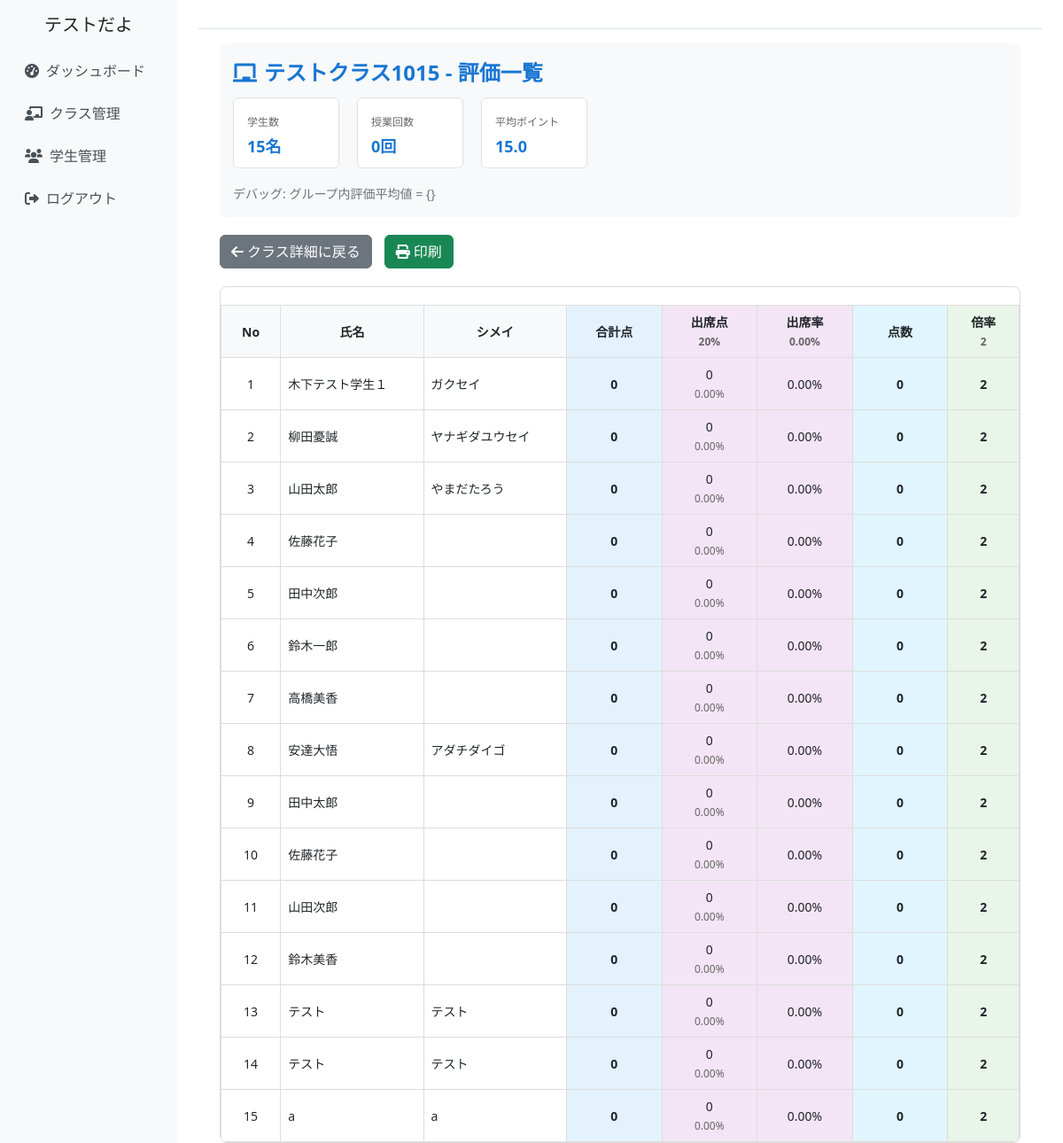
The app's page /classes/11/evaluation/ (signed in) with its own data.
### school_management/models.py (models this page shows, shortened)
class CustomUser(AbstractUser):
    ROLE_CHOICES = [
        ('admin', '管理者'),
        ('teacher', '教員'),
        ('student', '学生'),
    ]
    username = None  # usernameフィールドを無効化
    email = models.EmailField(unique=True, null=True, blank=True)
    full_name = models.CharField(max_length=100, verbose_name='氏名')
    furigana = models.CharField(max_length=100, blank=True, verbose_name='ふりがな')
    points = models.IntegerField(default=0, verbose_name='ポイント')
    role = models.CharField(
        max_length=10,
        choices=ROLE_CHOICES,
        default='student',
        verbose_name='役割'
    )
    student_number = models.CharField(max_length=20, blank=True, verbose_name='学籍番号')
    teacher_id = models.CharField(max_length=20, blank=True, verbose_name='教員ID')
    created_at = models.DateTimeField(auto_now_add=True, verbose_name='登録日時')
    updated_at = models.DateTimeField(auto_now=True, verbose_name='更新日時')
    groups = models.ManyToManyField(
        'auth.Group',
        verbose_name='groups',
        blank=True,
        help_text='The groups this user belongs to.',
        related_name="customuser_set",
        related_query_name="customuser",
    )
    user_permissions = models.ManyToManyField(
        'auth.Permission',
        verbose_name='user permissions',
        blank=True,
        help_text='Specific permissions for this user.',
        related_name="customuser_set",
        related_query_name="customuser",
    )
    USERNAME_FIELD = 'email'
    REQUIRED_FIELDS = ['full_name']
    objects = CustomUserManager()
    class Meta:
        verbose_name = 'ユーザー'
        verbose_name_plural = 'ユーザー'

class ClassRoom(models.Model):
    SEMESTER_CHOICES = [
        ('first', '前期'),
        ('second', '後期'),
    ]
    class_name = models.CharField(max_length=100, verbose_name='クラス名')
    year = models.IntegerField(verbose_name='年度')
    semester = models.CharField(max_length=10, choices=SEMESTER_CHOICES, verbose_name='学期')
    teachers = models.ManyToManyField(Teacher, verbose_name='担当教員', related_name='classrooms')
    students = models.ManyToManyField(Student, blank=True, verbose_name='学生')
    created_at = models.DateTimeField(auto_now_add=True)
    updated_at = models.DateTimeField(auto_now=True)
    class Meta:
        verbose_name = 'クラス'
        verbose_name_plural = 'クラス'

### school_management/views.py (the view, shortened to what this page needs)
# urls.py: path('classes/<int:class_id>/evaluation/', views.class_evaluation_view, name='class_evaluation'),
@login_required
def class_evaluation_view(request, class_id):
    classroom = get_object_or_404(ClassRoom, id=class_id, teachers=request.user)
    students = classroom.students.all().order_by('student_number')
    sessions = LessonSession.objects.filter(classroom=classroom).order_by('session_number')
    student_evaluations = []
    for student in students:
        lesson_points = StudentLessonPoints.objects.filter(
            student=student,
            lesson_session__classroom=classroom
        ).select_related('lesson_session').order_by('lesson_session__session_number')
        total_points = sum(point.points for point in lesson_points)
        session_count = lesson_points.count()
        average_points = round(total_points / session_count, 1) if session_count > 0 else 0
        attendance_rate = 100.0 if session_count > 0 else 0.0
        session_data = {}
        total_peer_score = sum(data['peer_score'] for data in session_data.values())
        total_combined_score = sum(data['total_score'] for data in session_data.values())
        student_evaluations.append({
            'student': student,
            'total_points': total_points,
            'total_peer_score': total_peer_score,
            'total_combined_score': total_combined_score,
            'attendance_points': 0,  # 出席点（現在は0）
            'attendance_rate': attendance_rate,
            'multiplied_points': total_combined_score * 2,  # 倍率2倍
            'multiplier': 2,
            'session_data': session_data,
            'session_count': session_count,
            'average_points': average_points,
        })
    session_list = [f"第{session.session_number}回" for session in sessions]
    session_peer_averages = {}
    print(f"Session peer averages: {session_peer_averages}")
    context = {
        'classroom': classroom,
        'student_evaluations': student_evaluations,
        'session_list': session_list,
        'sessions': sessions,  # 日付情報も渡す
        'session_peer_averages': session_peer_averages,  # ピア評価平均値
        'total_sessions': len(session_list),
    }
    return render(request, 'school_management/class_evaluation.html', context)

### school_management/templates/school_management/class_evaluation.html (shortened to what this page needs)
{% extends 'school_management/base.html' %}
{% load static %}
{% load evaluation_filters %}
{% block content %}
<div class="container-fluid">
    <div class="row">
        <div class="col-12">
            <div class="header-info">
                <div class="class-title">
                    <i class="fas fa-chalkboard me-2"></i>{{ classroom.class_name }} - 評価一覧
                </div>
                <div class="class-stats">
                    <div class="stat-item">
                        <div class="stat-label">学生数</div>
                        <div class="stat-value">{{ student_evaluations|length }}名</div>
                    </div>
                    <div class="stat-item">
                        <div class="stat-label">授業回数</div>
                        <div class="stat-value">{{ total_sessions }}回</div>
                    </div>
                    <div class="stat-item">
                        <div class="stat-label">平均ポイント</div>
                        <div class="stat-value">
                            {% if student_evaluations %}
                                {{ student_evaluations|length|floatformat:1 }}
                            {% else %}
                                0
                            {% endif %}
                        </div>
                    </div>
                </div>
                <div class="mt-3">
                    <small class="text-muted">
                        デバッグ: グループ内評価平均値 = {{ session_peer_averages }}<br>
                    </small>
                </div>
            </div>
            <div class="export-buttons">
                <a href="{% url 'school_management:class_detail' classroom.id %}" class="btn btn-secondary btn-export">
                    <i class="fas fa-arrow-left me-1"></i>クラス詳細に戻る
                </a>
                <button class="btn btn-success btn-export" onclick="window.print()">
                    <i class="fas fa-print me-1"></i>印刷
                </button>
            </div>
            <div class="table-container">
                <table class="evaluation-table">
                    <thead>
                        <tr>
                            <th class="number-col">No</th>
                            <th class="name-col">氏名</th>
                            <th class="furigana-col">シメイ</th>
                            <th class="total-col">合計点</th>
                            <th class="attendance-col">
                                出席点<br>
                                <small class="attendance-multiplier">20%</small>
                            </th>
                            <th class="attendance-col">
                                出席率<br>
                                <small class="attendance-multiplier">0.00%</small>
                            </th>
                            <th class="score-col">点数</th>
                            <th class="multiplier-col">
                                倍率<br>
                                <small class="attendance-multiplier">2</small>
                            </th>
                        </tr>
                    </thead>
                    <tbody>
                        {% for evaluation in student_evaluations %}
                        <tr>
                            <td class="number-col">{{ forloop.counter }}</td>
                            <td class="student-info name-col">{{ evaluation.student.full_name }}</td>
                            <td class="student-info furigana-col">{{ evaluation.student.furigana|default:"" }}</td>
                            <td class="total-col">{{ evaluation.total_points }}</td>
                            <td class="attendance-col">
                                {{ evaluation.attendance_points }}<br>
                                <small class="attendance-rate">{{ evaluation.attendance_rate|floatformat:2 }}%</small>
                            </td>
                            <td class="attendance-col">
                                {{ evaluation.attendance_rate|floatformat:2 }}%
                            </td>
                            <td class="score-col">{{ evaluation.multiplied_points }}</td>
                            <td class="multiplier-col multiplier-value">{{ evaluation.multiplier }}</td>
                        </tr>
                        {% endfor %}
                    </tbody>
                </table>
            </div>
        </div>
    </div>
</div>
{% endblock %}

### school_management/templates/school_management/base.html (shortened to what this page needs)
{% load static %}
<!DOCTYPE html>
<html lang="ja">
<head>
    <link href="https://cdn.jsdelivr.net/npm/bootstrap@5.1.3/dist/css/bootstrap.min.css" rel="stylesheet">
    <link href="https://cdnjs.cloudflare.com/ajax/libs/font-awesome/6.0.0/css/all.min.css" rel="stylesheet">
    <link href="{% static 'school_management/css/base.css' %}" rel="stylesheet">
</head>
<body>
    <div class="container-fluid">
        <div class="row">
            {% if user.is_authenticated %}
            <nav class="col-md-3 col-lg-2 d-md-block d-none sidebar collapse">
                <div class="position-sticky pt-3">
                    <div class="text-center mb-3">
                        <h5>{{ user.full_name }}</h5>
                    </div>
                    <ul class="nav flex-column">
                        <li class="nav-item">
                            <a class="nav-link" href="{% url 'school_management:dashboard' %}">
                                <i class="fas fa-tachometer-alt me-2"></i>ダッシュボード
                            </a>
                        </li>
                        <li class="nav-item">
                            <a class="nav-link" href="{% url 'school_management:class_list' %}">
                                <i class="fas fa-chalkboard-teacher me-2"></i>クラス管理
                            </a>
                        </li>
                        <li class="nav-item">
                            <a class="nav-link" href="{% url 'school_management:student_list' %}">
                                <i class="fas fa-users me-2"></i>学生管理
                            </a>
                        </li>
                        <li class="nav-item">
                            <a class="nav-link" href="{% url 'school_management:logout' %}">
                                <i class="fas fa-sign-out-alt me-2"></i>ログアウト
                            </a>
                        </li>
                    </ul>
                </div>
            </nav>
            <main class="col-md-9 ms-sm-auto col-lg-10 px-md-4 main-content">
                <div class="d-flex justify-content-between flex-wrap flex-md-nowrap align-items-center pt-3 pb-2 mb-3 border-bottom">
                </div>
                {% block content %}{% endblock %}
            </main>
            {% else %}
            <div class="col-12">
                {% block login_content %}{% endblock %}
            </div>
            {% endif %}
        </div>
    </div>
</body>
</html>

### school_management/static/school_management/css/base.css (style rules this page uses)
.sidebar { min-height: 100vh; background-color: #f8f9fa; }
.main-content { min-height: 100vh; }
.btn { border-radius: 6px; transition: all 0.2s ease-in-out; }
.stat-label { color: #666; margin-top: 0.5rem; }
.class-title { font-size: 1.25rem; font-weight: bold; color: #333; margin-bottom: 0.5rem; }
.nav-link { color: #495057; padding: 0.75rem 1rem; border-radius: 6px; transition: all 0.2s ease-in-out; }
@media (min-width: 768px) { .sidebar { position: relative; left: 0; } }

### school_management/templates/school_management/class_evaluation.html (style rules this page uses)
.evaluation-table { font-size: 14px; border-collapse: collapse; width: 100%; margin-top: 20px; }
.evaluation-table th, .evaluation-table td { border: 1px solid #ddd; padding: 8px; text-align: center; vertical-align: middle; }
.evaluation-table th { background-color: #f8f9fa; font-weight: bold; position: sticky; top: 0; z-index: 10; }
.evaluation-table .student-info { text-align: left; min-width: 120px; }
.evaluation-table .number-col { width: 50px; }
.evaluation-table .name-col { width: 100px; }
.evaluation-table .furigana-col { width: 100px; }
.evaluation-table .total-col { width: 80px; background-color: #e3f2fd; font-weight: bold; }
.evaluation-table .attendance-col { width: 80px; background-color: #f3e5f5; }
.evaluation-table .multiplier-col { width: 60px; background-color: #e8f5e8; }
.evaluation-table .score-col { width: 80px; background-color: #e1f5fe; font-weight: bold; }
.evaluation-table .multiplier-value { background-color: #e8f5e8; font-weight: bold; }
.evaluation-table .attendance-rate { font-size: 12px; color: #666; }
.evaluation-table .attendance-multiplier { font-size: 12px; color: #666; }
.table-container { overflow-x: auto; max-height: 80vh; border: 1px solid #ddd; border-radius: 8px; }
.header-info { background-color: #f8f9fa; padding: 15px; border-radius: 8px; margin-bottom: 20px; }
.class-title { font-size: 24px; font-weight: bold; color: #1976d2; margin-bottom: 10px; }
.class-stats { display: flex; gap: 20px; flex-wrap: wrap; }
.stat-item { background-color: white; padding: 10px 15px; border-radius: 6px; border: 1px solid #e0e0e0; min-width: 120px; }
.stat-label { font-size: 12px; color: #666; margin-bottom: 5px; }
.stat-value { font-size: 18px; font-weight: bold; color: #1976d2; }
.export-buttons { margin-bottom: 20px; }
.btn-export { margin-right: 10px; }

### records on screen
CustomUser: full_name "テストだよ"
ClassRoom: class_name "テストクラス1015"
CustomUser: student.full_name "木下テスト学生１", student.furigana "ガクセイ", total_points "0", attendance_points "0", attendance_rate "0.00", multiplied_points "0", multiplier "2"
CustomUser: student.full_name "柳田憂誠", student.furigana "ヤナギダユウセイ", total_points "0", attendance_points "0", attendance_rate "0.00", multiplied_points "0", multiplier "2"
CustomUser: student.full_name "山田太郎", student.furigana "やまだたろう", total_points "0", attendance_points "0", attendance_rate "0.00", multiplied_points "0", multiplier "2"
CustomUser: student.full_name "佐藤花子", total_points "0", attendance_points "0", attendance_rate "0.00", multiplied_points "0", multiplier "2"
CustomUser: student.full_name "田中次郎", total_points "0", attendance_points "0", attendance_rate "0.00", multiplied_points "0", multiplier "2"
CustomUser: student.full_name "鈴木一郎", total_points "0", attendance_points "0", attendance_rate "0.00", multiplied_points "0", multiplier "2"
CustomUser: student.full_name "高橋美香", total_points "0", attendance_points "0", attendance_rate "0.00", multiplied_points "0", multiplier "2"
CustomUser: student.full_name "安達大悟", student.furigana "アダチダイゴ", total_points "0", attendance_points "0", attendance_rate "0.00", multiplied_points "0", multiplier "2"
CustomUser: student.full_name "田中太郎", total_points "0", attendance_points "0", attendance_rate "0.00", multiplied_points "0", multiplier "2"
CustomUser: student.full_name "佐藤花子", total_points "0", attendance_points "0", attendance_rate "0.00", multiplied_points "0", multiplier "2"
CustomUser: student.full_name "山田次郎", total_points "0", attendance_points "0", attendance_rate "0.00", multiplied_points "0", multiplier "2"
CustomUser: student.full_name "鈴木美香", total_points "0", attendance_points "0", attendance_rate "0.00", multiplied_points "0", multiplier "2"
CustomUser: student.full_name "テスト", student.furigana "テスト", total_points "0", attendance_points "0", attendance_rate "0.00", multiplied_points "0", multiplier "2"
CustomUser: student.full_name "テスト", student.furigana "テスト", total_points "0", attendance_points "0", attendance_rate "0.00", multiplied_points "0", multiplier "2"
CustomUser: student.full_name "a", student.furigana "a", total_points "0", attendance_points "0", attendance_rate "0.00", multiplied_points "0", multiplier "2"

### other values on screen
{{ student_evaluations|length }} "15"
{{ total_sessions }} "0"
{{ student_evaluations|length|floatformat:1 }} "15.0"
{{ session_peer_averages }} "{}"
